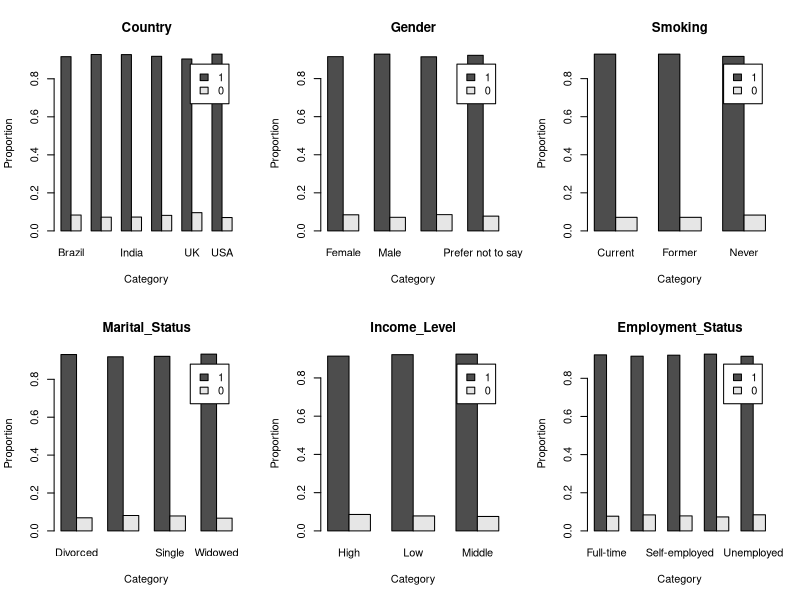
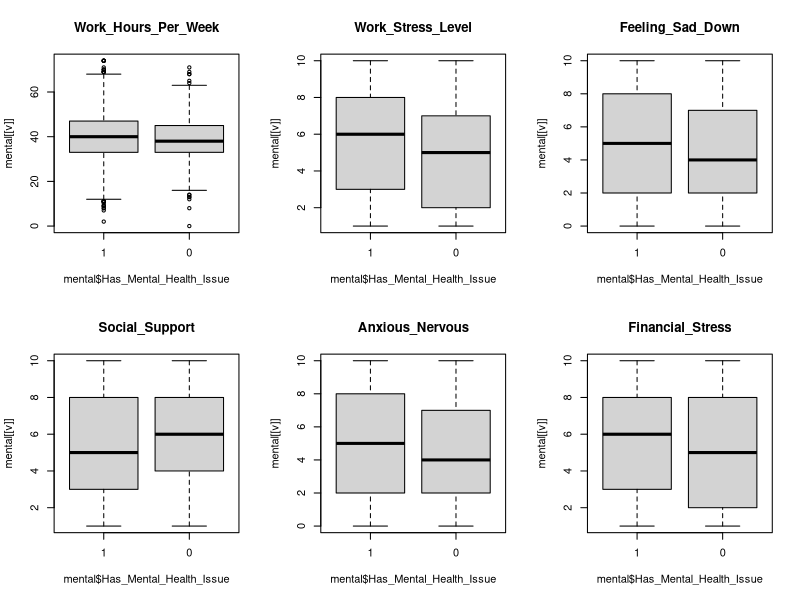

Here is the R script that generated these plots, in order:
setwd("/Users/utkusizanli/Desktop/UC3M/StatisticalLearningGitHub")

# Load dataset
mental = read.csv("mental_health.csv")

# Check size and structure of data
dim(mental)     # number of rows and columns
str(mental)     # variable types

# Convert target variable to factor (classification task) and force "1" to be the first level (positive class)
mental$Has_Mental_Health_Issue <- factor(mental$Has_Mental_Health_Issue, levels = c("1","0"))

# Convert all character columns to factors automatically
mental[] = lapply(mental, function(x) if (is.character(x)) as.factor(x) else x)

# Check for missing values
colSums(is.na(mental))   # No missing values 

# Check data again after conversion
str(mental)
summary(mental)

# Check target distribution 
table(mental$Has_Mental_Health_Issue)
prop.table(table(mental$Has_Mental_Health_Issue))

# Notes: The target variable is highly imbalanced, with 7.84% of observations in class 0 and 92.16% in class 1. 
# This imbalance may affect classification performance, since models could favor the majority class.

# Select categorical variables (exclude target)
cat_vars = setdiff(names(mental)[sapply(mental, is.factor)], "Has_Mental_Health_Issue")

# Measure strength of association using chi-square statistic
chi_strength = sapply(cat_vars, function(v) {
  as.numeric(chisq.test(table(mental[[v]], mental$Has_Mental_Health_Issue))$statistic)
})

# Select top 6 categorical variables
top_vars_cat = names(sort(chi_strength, decreasing = TRUE))[1:6]

# Plot barplots for selected categorical variables
par(mfrow = c(2,3))

lapply(top_vars_cat, function(v) {
  tab = prop.table(table(mental[[v]], mental$Has_Mental_Health_Issue), 1)
  
  barplot(t(tab),
          beside = TRUE,
          main = v,
          legend.text = TRUE,
          xlab = "Category",
          ylab = "Proportion")
})

# Screen numeric predictors using t-tests
pvals = sapply(mental[sapply(mental, is.numeric)],
               function(x) t.test(x ~ mental$Has_Mental_Health_Issue)$p.value)

sort(pvals)   

# Compute mean difference between classes 
mean_diff = sapply(mental[sapply(mental, is.numeric)], function(x) {
  abs(mean(x[mental$Has_Mental_Health_Issue==1]) -
        mean(x[mental$Has_Mental_Health_Issue==0]))
})

sort(mean_diff, decreasing=TRUE)   

# Select top numeric predictors
top_vars = names(sort(mean_diff, decreasing=TRUE)[1:6])

# Plot boxplots for selected numeric predictors
par(mfrow=c(2,3))

lapply(top_vars, function(v) {
  boxplot(mental[[v]] ~ mental$Has_Mental_Health_Issue,
          main=v)
})

#EDA

# Demographic categorical variables (like gender, country, marital status) do not seem to strongly separate people with and without mental health issues.

# Psychological and stress-related numeric variables show clear differences between the two groups.

# Variables such as Work_Stress_Level, Feeling_Sad_Down, Financial_Stress, and Anxious_Nervous look like strong predictors of mental health issues.



# SOME CHANGES

mental
